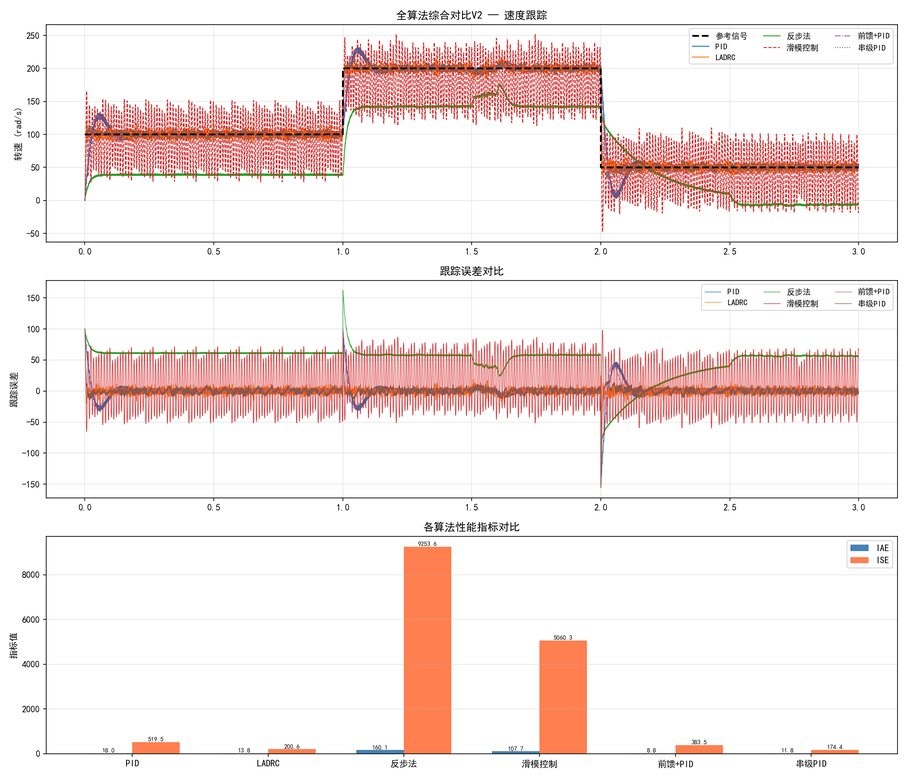
#> input picture 15_simulation/all_algorithms_comparison.png, 907 x 778 px, shrunk from 2100 x 1800 before the run
$ python -i image_morphology.py   (imports and definitions only)
#> lines starting #> are read from the running program, lines starting #| are printed output that depends on the picture
#> further down, picture is the input picture: shape (778, 907, 3); mean B, G, R 230.6, 232.5, 246.3
"""
形态学操作模块 - 腐蚀/膨胀/开闭/梯度/顶帽/黑帽
依赖: opencv-python, numpy
"""

import cv2
import numpy as np


class MorphologyProcessor:
    """形态学操作处理器"""

    @staticmethod
    def _get_kernel(kernel_size, kernel_shape='rect'):
        """
        生成形态学核
        :param kernel_size: 核大小 (int 或 (h, w))
        :param kernel_shape: 'rect' / 'ellipse' / 'cross'
        """
        if isinstance(kernel_size, int):
            ksize = (kernel_size, kernel_size)
        else:
            ksize = kernel_size

        shape_map = {
            'rect':   cv2.MORPH_RECT,
            'ellipse': cv2.MORPH_ELLIPSE,
            'cross':  cv2.MORPH_CROSS,
        }
        shape = shape_map.get(kernel_shape, cv2.MORPH_RECT)
        return cv2.getStructuringElement(shape, ksize)

    # ---- 基本操作 ----

    @staticmethod
    def erode(image, kernel_size=3, iterations=1, kernel_shape='rect'):
        """
        腐蚀 - 消除小噪点, 缩小前景
        :param iterations: 迭代次数
        """
#> called with kernel_size = 5, iterations = 1, kernel_shape = 'rect'
        kernel = MorphologyProcessor._get_kernel(kernel_size, kernel_shape)
        return cv2.erode(image, kernel, iterations=iterations)
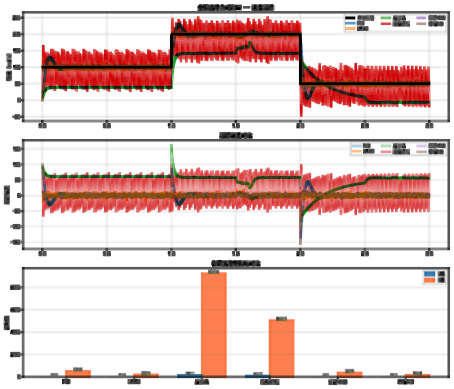
#> returned value: shape (778, 907, 3) (shown at 1/2 size); mean of channels 0, 1, 2 202.4, 205.1, 227.8; drawn as B, G, R

    @staticmethod
    def dilate(image, kernel_size=3, iterations=1, kernel_shape='rect'):
        """
        膨胀 - 填充小孔洞, 扩大前景
        """
#> called with kernel_size = 5, iterations = 1, kernel_shape = 'rect'
        kernel = MorphologyProcessor._get_kernel(kernel_size, kernel_shape)
#> kernel = [[1, 1, 1, 1, 1], [1, 1, 1, 1, 1], [1, 1, 1, 1, 1], [1, 1, 1, 1, 1], [1, 1, 1, 1, 1]]
        return cv2.dilate(image, kernel, iterations=iterations)

    # ---- 复合操作 ----

    @staticmethod
    def opening(image, kernel_size=3, iterations=1, kernel_shape='rect'):
        """
        开运算 (先腐蚀后膨胀) - 去除小噪点, 断开细连接
        """
#> called with kernel_size = 5, iterations = 1, kernel_shape = 'rect'
        kernel = MorphologyProcessor._get_kernel(kernel_size, kernel_shape)
        return cv2.morphologyEx(image, cv2.MORPH_OPEN, kernel, iterations=iterations)
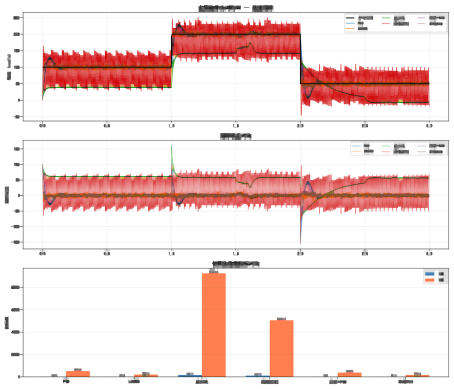
#> returned value: shape (778, 907, 3) (shown at 1/2 size); mean of channels 0, 1, 2 218.9, 221, 242.2; drawn as B, G, R

    @staticmethod
    def closing(image, kernel_size=3, iterations=1, kernel_shape='rect'):
        """
        闭运算 (先膨胀后腐蚀) - 填充小孔洞, 连接近邻
        """
#> called with kernel_size = 5, iterations = 1, kernel_shape = 'rect'
        kernel = MorphologyProcessor._get_kernel(kernel_size, kernel_shape)
        return cv2.morphologyEx(image, cv2.MORPH_CLOSE, kernel, iterations=iterations)
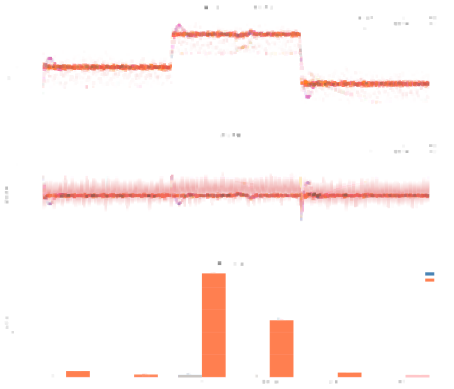
#> returned value: shape (778, 907, 3) (shown at 1/2 size); mean of channels 0, 1, 2 244.9, 246.4, 253.8; drawn as B, G, R

    @staticmethod
    def gradient(image, kernel_size=3, kernel_shape='rect'):
        """
        形态学梯度 (膨胀 - 腐蚀) - 提取边缘
        """
#> called with kernel_size = 5, kernel_shape = 'rect'
        kernel = MorphologyProcessor._get_kernel(kernel_size, kernel_shape)
        return cv2.morphologyEx(image, cv2.MORPH_GRADIENT, kernel)
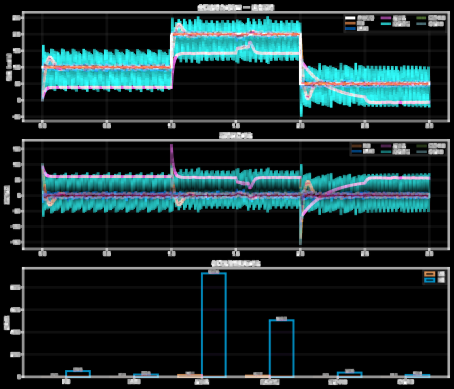
#> returned value: shape (778, 907, 3) (shown at 1/2 size); mean of channels 0, 1, 2 45.9, 44.1, 26.8; drawn as B, G, R

    @staticmethod
    def tophat(image, kernel_size=15, kernel_shape='rect'):
        """
        顶帽 / 礼帽 (原图 - 开运算) - 提取亮细节
        """
#> called with kernel_size = 5, kernel_shape = 'rect'
        kernel = MorphologyProcessor._get_kernel(kernel_size, kernel_shape)
        return cv2.morphologyEx(image, cv2.MORPH_TOPHAT, kernel)
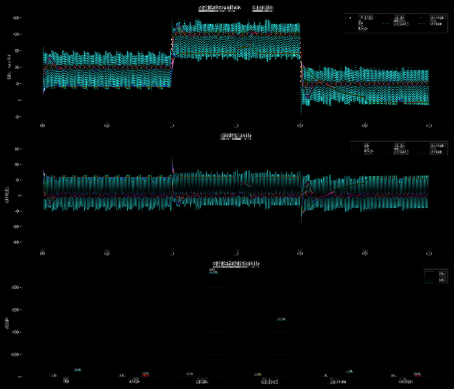
#> returned value: shape (778, 907, 3) (shown at 1/2 size); mean of channels 0, 1, 2 11.6, 11.5, 4.1; drawn as B, G, R

    @staticmethod
    def blackhat(image, kernel_size=15, kernel_shape='rect'):
        """
        黑帽 (闭运算 - 原图) - 提取暗细节
        """
#> called with kernel_size = 5, kernel_shape = 'rect'
        kernel = MorphologyProcessor._get_kernel(kernel_size, kernel_shape)
        return cv2.morphologyEx(image, cv2.MORPH_BLACKHAT, kernel)
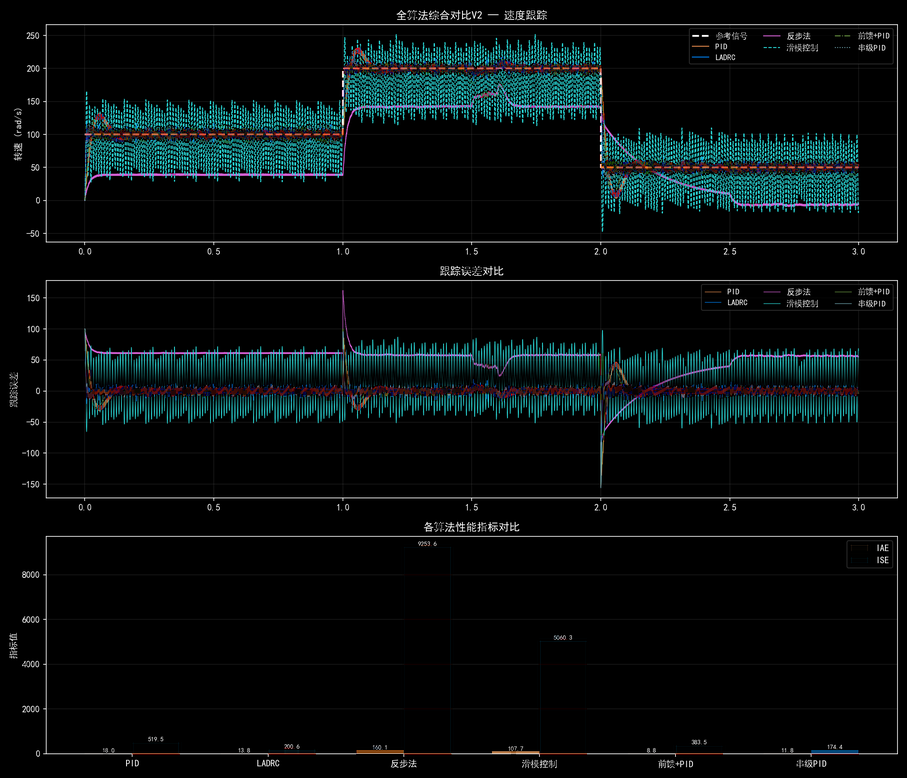
#> returned value: shape (778, 907, 3); mean of channels 0, 1, 2 14.3, 13.8, 7.5; drawn as B, G, R

    # ---- 高级操作 ----

    # [76 lines left out: functions hit_or_miss, skeleton, reconstruct_by_dilation, remove_small_objects, not called in this run]

    # ---- 批量对比 ----

    @staticmethod
    def compare_all(image, kernel_size=5):
        """应用所有形态学操作并返回字典"""
        return {
            'original':  image,
            'erode':     MorphologyProcessor.erode(image, kernel_size),
            'dilate':    MorphologyProcessor.dilate(image, kernel_size),
            'opening':   MorphologyProcessor.opening(image, kernel_size),
            'closing':   MorphologyProcessor.closing(image, kernel_size),
            'gradient':  MorphologyProcessor.gradient(image, kernel_size),
            'tophat':    MorphologyProcessor.tophat(image, kernel_size),
            'blackhat':  MorphologyProcessor.blackhat(image, kernel_size),
        }


# [13 lines not run here, left out]

>>> import cv2
>>> picture = cv2.imread('../15_simulation/all_algorithms_comparison.png')
>>> result = MorphologyProcessor().compare_all(picture)
#> result = 8 items

$ run again, on 15_simulation/backstepping_nonlinear.png
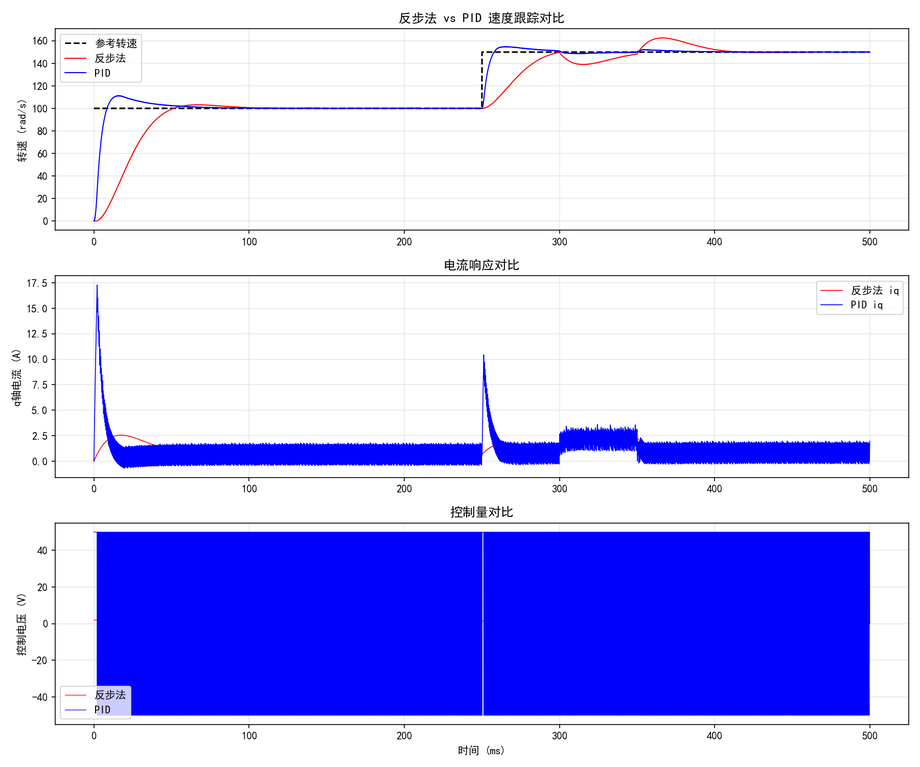
#> input picture 15_simulation/backstepping_nonlinear.png, 920 x 767 px, shrunk from 1800 x 1500 before the run
#> picture is the input picture: shape (767, 920, 3); mean B, G, R 250.5, 193, 193.2
#> in dilate, `kernel = MorphologyProcessor._get_kernel(kernel_size, kernel_shape)`: kernel = [[1, 1, 1, 1, 1], [1, 1, 1, 1, 1], [1, 1, 1, 1, 1], [1, 1, 1, 1, 1], [1, 1, 1, 1, 1]]
#> in tophat, `return cv2.morphologyEx(image, cv2.MORPH_TOPHAT, kernel)`:
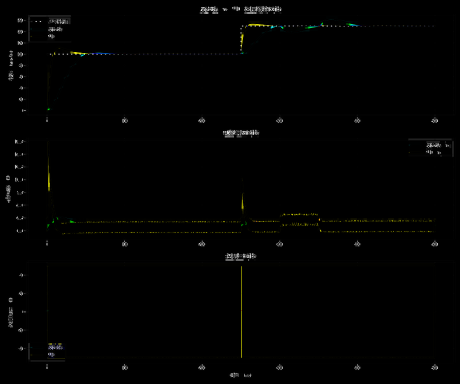
#> returned value: shape (767, 920, 3) (shown at 1/2 size); mean of channels 0, 1, 2 1.5, 2, 1.9; drawn as B, G, R
#> in blackhat, `return cv2.morphologyEx(image, cv2.MORPH_BLACKHAT, kernel)`:
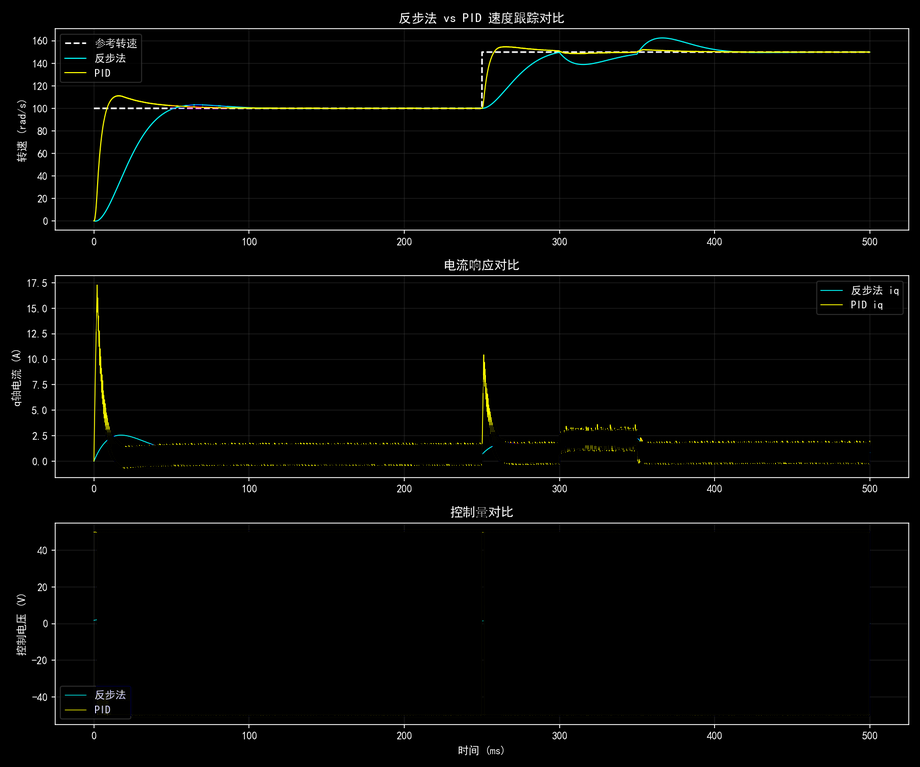
#> returned value: shape (767, 920, 3); mean of channels 0, 1, 2 4.5, 5.4, 5.1; drawn as B, G, R
#> result = 8 items

$ run again, on 15_simulation/battery_model_simulation.png
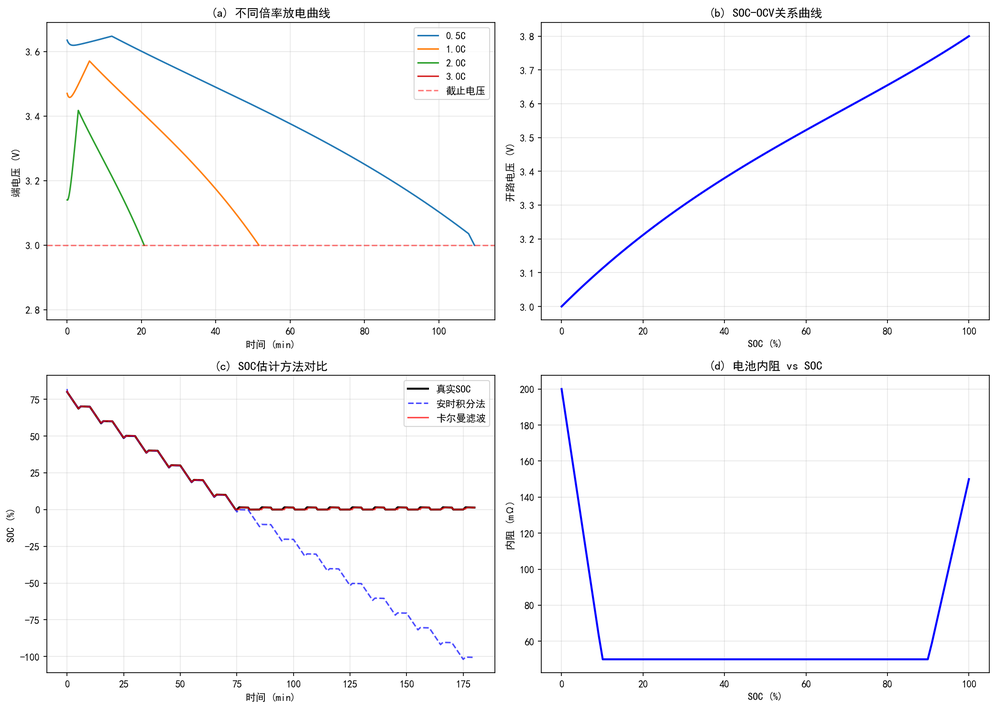
#> input picture 15_simulation/battery_model_simulation.png, 996 x 709 px, shrunk from 2083 x 1483 before the run
#> picture is the input picture: shape (709, 996, 3); mean B, G, R 250, 249, 249.3
#> in dilate, `kernel = MorphologyProcessor._get_kernel(kernel_size, kernel_shape)`: kernel = [[1, 1, 1, 1, 1], [1, 1, 1, 1, 1], [1, 1, 1, 1, 1], [1, 1, 1, 1, 1], [1, 1, 1, 1, 1]]
#> in tophat, `return cv2.morphologyEx(image, cv2.MORPH_TOPHAT, kernel)`:
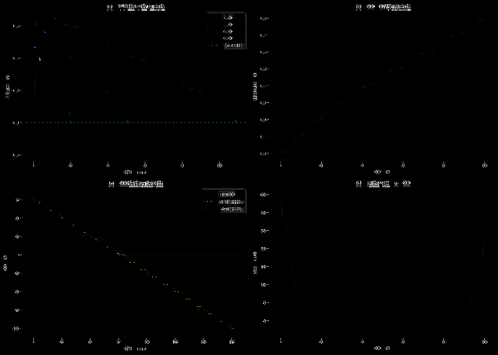
#> returned value: shape (709, 996, 3) (shown at 1/2 size); mean of channels 0, 1, 2 1.7, 1.7, 1.7; drawn as B, G, R
#> in blackhat, `return cv2.morphologyEx(image, cv2.MORPH_BLACKHAT, kernel)`:
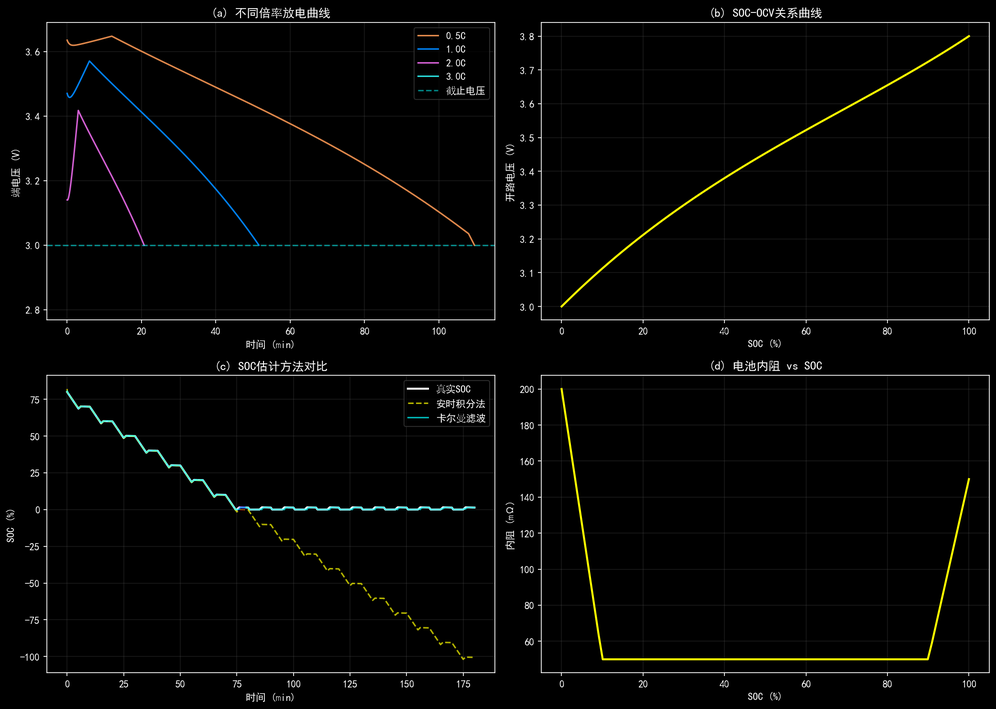
#> returned value: shape (709, 996, 3); mean of channels 0, 1, 2 5, 5.9, 5.7; drawn as B, G, R
#> result = 8 items
